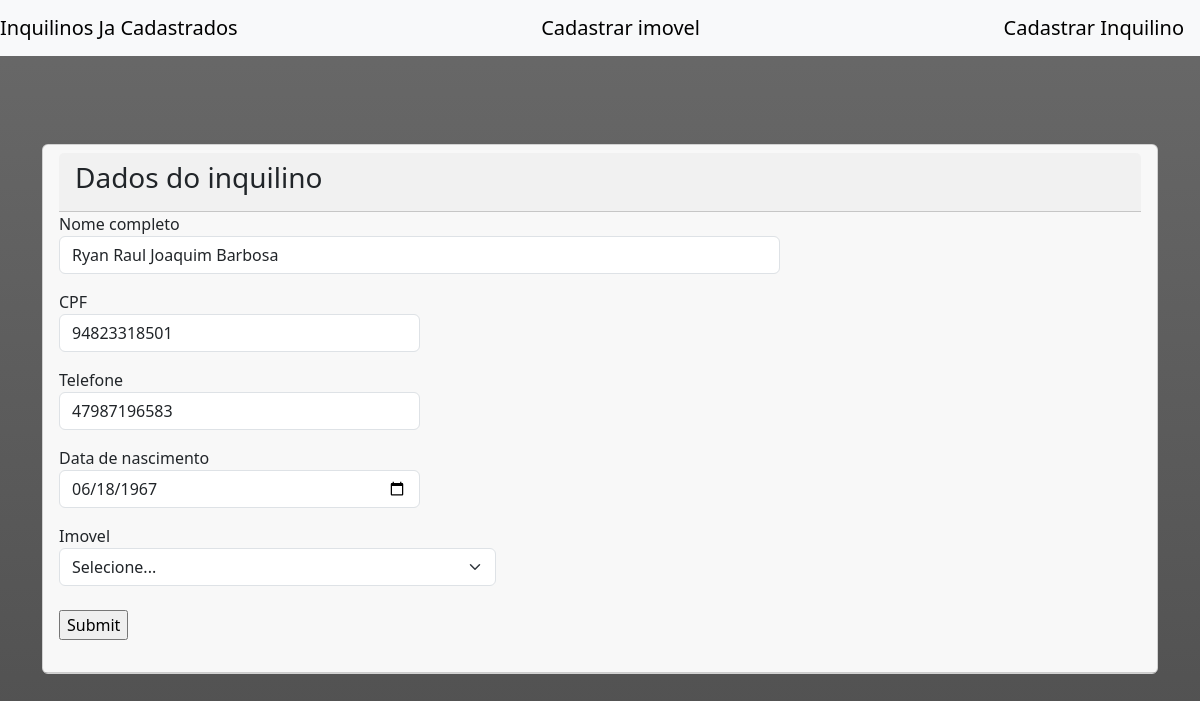
The page /editarInquilinos.php?cpfInquilino=94823318501 on the database its author committed.
### tables this page shows
CREATE TABLE inquilinos (
  idinquilinos int NOT NULL AUTO_INCREMENT,
  nomeInquilino varchar(45) NOT NULL,
  cpfInquilino varchar(45) NOT NULL,
  telefoneInquilino varchar(45) NOT NULL,
  dataNascimentoInquilino date NOT NULL,
  id_imovel int NOT NULL,
  PRIMARY KEY (idinquilinos,cpfInquilino));

### editarInquilinos.php (the view, shortened to what this page needs)
<?php
if (!empty($_GET['cpfInquilino'])) {
    include_once("conexao.php");
    $cpf = $_GET['cpfInquilino'];
    $consultasql = "SELECT * FROM inquilinos WHERE cpfInquilino =$cpf";
    $result = $link->query($consultasql);
    if ($result->num_rows > 0) {
        while ($user_data = mysqli_fetch_assoc($result)) {
            $name = $user_data['nomeInquilino'];
            $cpf = $user_data['cpfInquilino'];
            $telefone = $user_data['telefoneInquilino'];
            $dataNascimento = $user_data['dataNascimentoInquilino'];
            $imovelAlugado = $user_data['id_imovel'];
        }
    } else {
        header('Location: index.php');
    }
}
?>
<!DOCTYPE html>
<html lang="en">
<head>
    <link href="https://cdn.jsdelivr.net/npm/bootstrap@5.3.0-alpha1/dist/css/bootstrap.min.css" rel="stylesheet">
</head>
<body>
    <nav class="navbar fixed-top navbar-light bg-light">
        <a class="navbar-brand" href="index.php">Inquilinos Ja Cadastrados</a>
        <a class="navbar-brand" href="adicionarImovel.php">Cadastrar imovel</a>
        <a class="navbar-brand" href="adicionarInquilinos.php">Cadastrar Inquilino</a>
    </nav>
    <br>
    <br>
    <br>
    <br>
    <br>
    <br>
    <div class="container">
        <div class="card">
            <div class="card-header">
                <div class="card-header">
                    <h3>Dados do inquilino</h3>
                </div>
                <form method="post" action="updateInquilinos.php">
                    <div class="form-row">
                        <div class="col-md-8 mb-3">
                            <label for="validationCustom01">Nome completo</label>
                            <input type="text" class="form-control" id="nomeCompletoInquilino" name="nomeCompletoInquilino" value="<?php echo $name ?>" placeholder="Digite o Nome completo" required>
                        </div>
                    </div>
                    <div class="form-row">
                        <div class="col-md-4 mb-3">
                            <label for="validationCustom04">CPF</label>
                            <input type="text" class="form-control" id="cpfInquilino" name="cpfInquilino" value="<?php echo $cpf ?>" placeholder="Digite o CPF" required>
                        </div>
                        <div class="col-md-4 mb-3">
                            <label for="validationCustom05">Telefone</label>
                            <input type="text" class="form-control" id="telefoneInquilino" name="telefoneInquilino" placeholder="Digite o Telefone" value="<?php echo $telefone ?>" required>
                        </div>
                        <div class="col-md-4 mb-3">
                            <label for="validationCustom05">Data de nascimento</label>
                            <input type="date" class="form-control" id="dataNascimentoInquilino" name="dataNascimentoInquilino" placeholder="Digite sua data de nascimento" value="<?php echo $dataNascimento ?>" required>
                        </div>
                    </div>
                    <div class="row">
                        <div class="col-md-5">
                            <label for="">Imovel</label>
                            <select class="form-select" aria-label="Default select example imovelAlugado" id="imovelAlugado" value="<?php echo $imovelAlugado ?>" name="imovelAlugado">
                                <option>Selecione...</option>
                                <?php
                                include_once("conexao.php");
                                $query = "SELECT idimovel FROM imovel";
                                $imoveis = $link->query($query);
                                print_r($imoveis);
                                ?>
                            </select>
                        </div>
                    </div>
                    <br>
                    <input type="submit" name="update" id="update">
                    <br>
                    <br>
                </form>
            </div>
        </div>
    </div>
</body>
</html>

### editarInquilinos.php (style rules this page uses)
body { background-image: linear-gradient(#696969, #4F4F4F); height: 100vh; }

### rows shown on the page
inquilinos: nomeCompletoInquilino "Ryan Raul Joaquim Barbosa", cpfInquilino "94823318501", telefoneInquilino "47987196583", dataNascimentoInquilino "06/18/1967", imovelAlugado "Selecione..."
